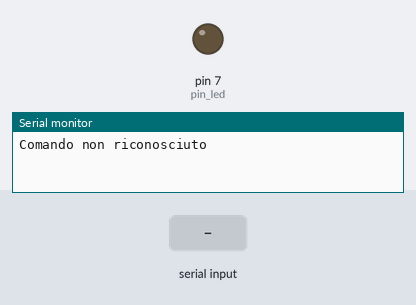
A sketch run on a simulated Arduino Uno, built with avr-gcc and run on an emulated ATmega328P. On the bench: output pins drawn as LEDs (lit = HIGH), the last lines printed to the serial monitor. The test bench sets the inputs (shaded band).

Above: at 1.2 s.
1.3 s: "accendi" received over Serial
At 3.5 s:
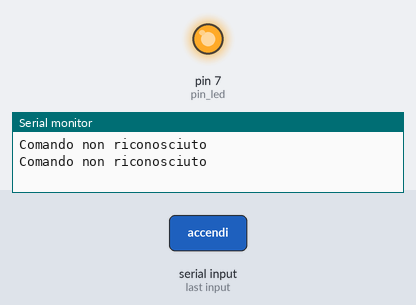
3.8 s: "spegni" received over Serial
At 5.3 s:
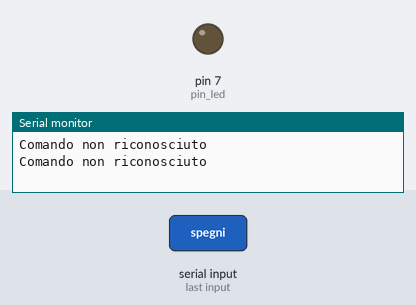
Timing chart, 0 to 6.8 s (numbered marks = the images above; inputs shaded):
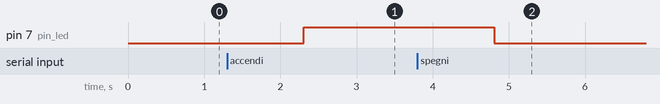

The sketch:

ledBlink.ino
```cpp
int pin_led = 7;

void setup() {
  Serial.begin(9600);
  pinMode(pin_led, OUTPUT);
  digitalWrite(pin_led,LOW);
}

void loop() {

  String command = Serial.readString();

  if(command == "accendi"){
    // accendo il led
    digitalWrite(pin_led,HIGH);
  } else if(command == "spegni") {
    // spengo il led
    digitalWrite(pin_led,LOW);
  } else {
     Serial.println("Comando non riconosciuto");
  }

}
```

Measured:
- after the input at 1.3 s, pin 7 (pin_led): LOW → HIGH after 1.0 s
- after the input at 3.8 s, pin 7 (pin_led): HIGH → LOW after 1.0 s
